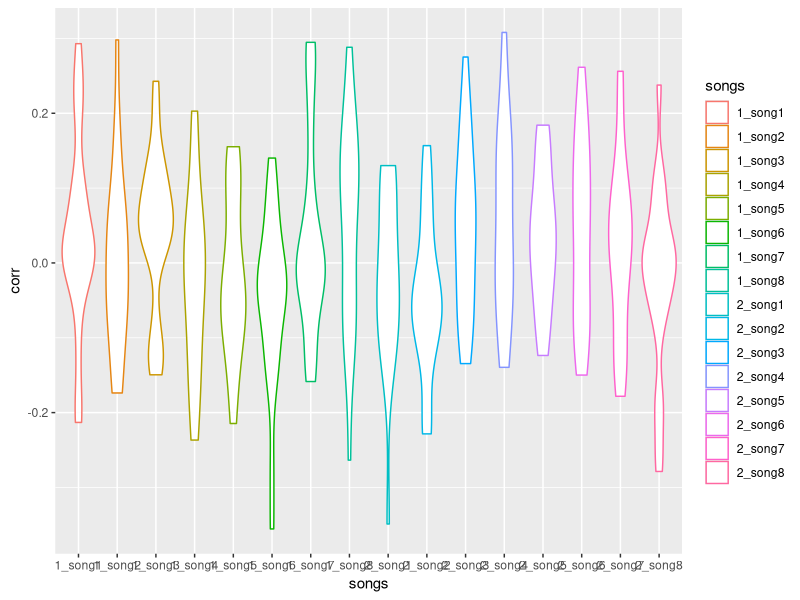
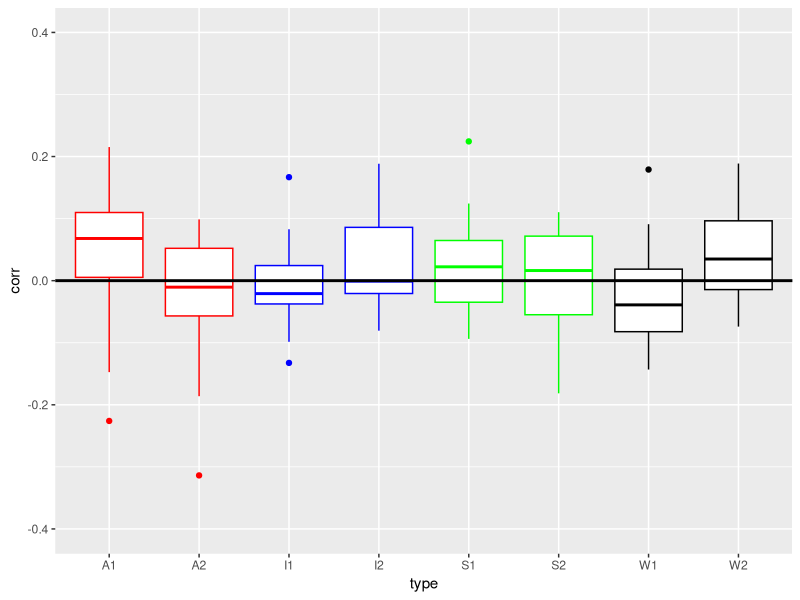
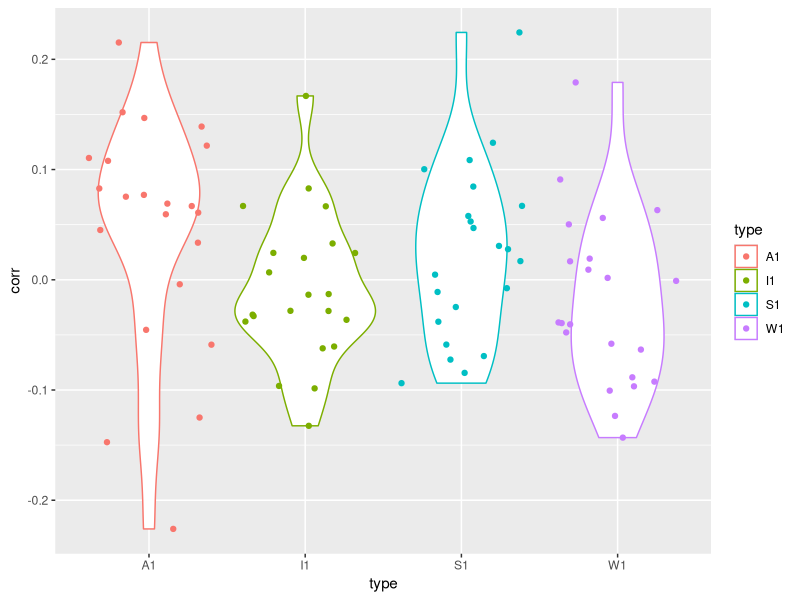
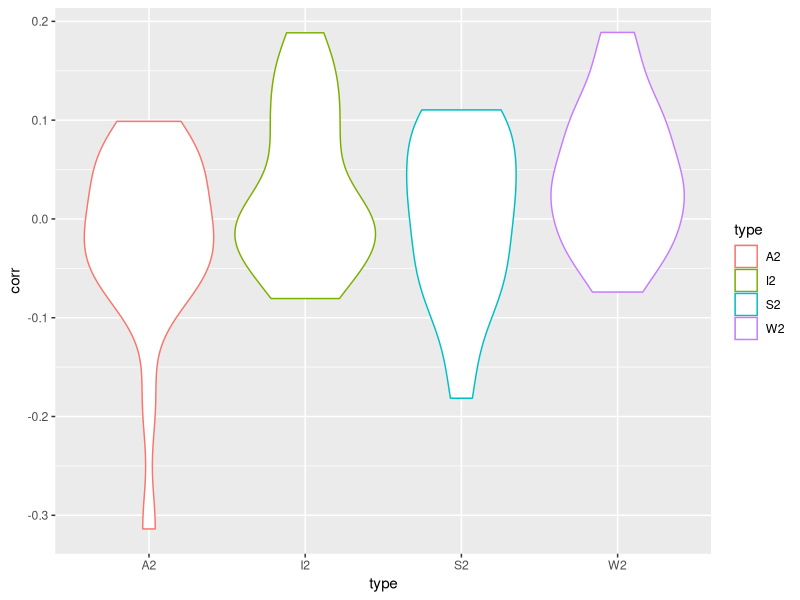
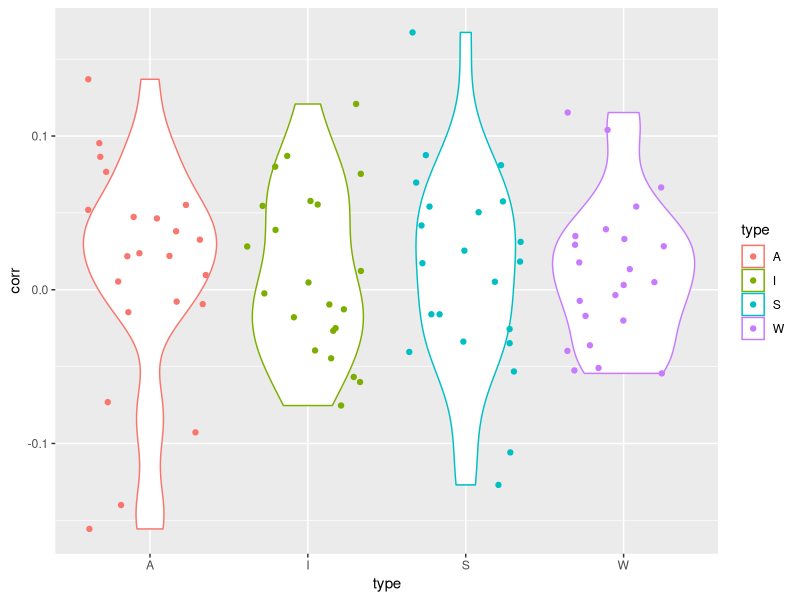
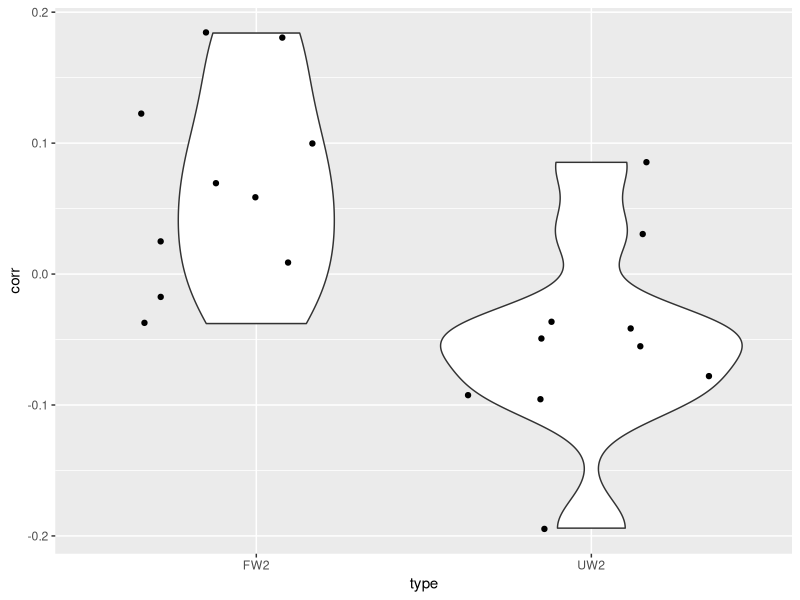
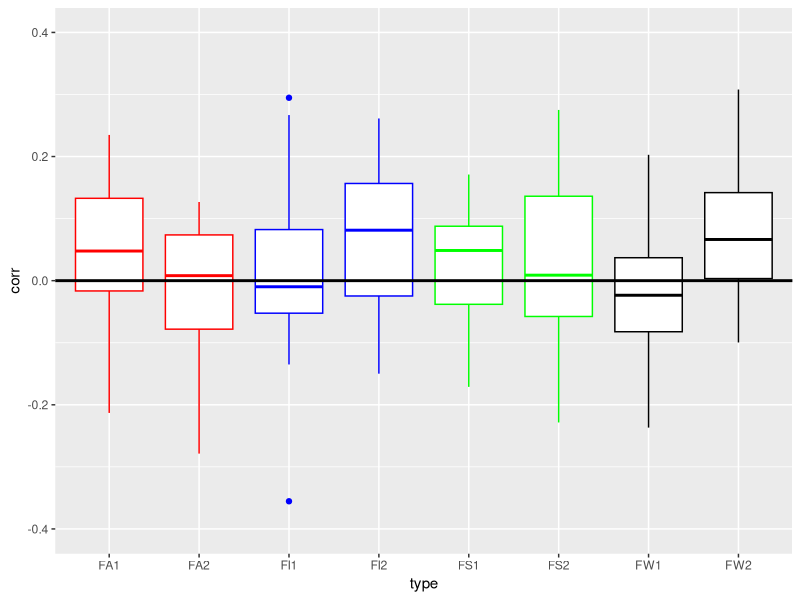
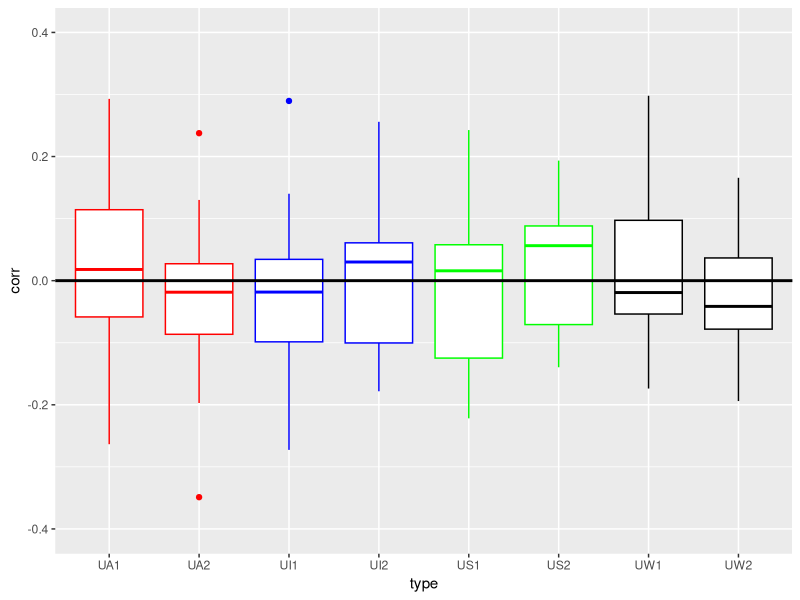

Source code (R) for these figures, in order:
library(tidyverse)
library(ggplot2)

data<-readr::read_csv('Motor.csv') #load data
data<-select(data, -ID) #remove ID variable
synchrony<-data %>% gather(songs, corr) #rearrange data
ggplot(synchrony) +
  aes(x=songs,y=corr, color=songs) +
  #geom_bar(stat="identity")
  #geom_jitter(alpha = 0.25)
  geom_violin()

A1<-select(data, "1_song1","1_song8") #ses 1 acapella data together
A1<-rowMeans(A1)
I1<-select(data, "1_song6","1_song7") #ses 1 instrumental data together
I1<-rowMeans(I1)
S1<-select(data, "1_song2","1_song3") #ses 1 spoken data together
S1<-rowMeans(S1)
W1<-select(data, "1_song4",'1_song5') #ses 1 whole data together
W1<-rowMeans(W1)
meansync1<-data.frame(A1,I1,S1,W1)
meansync1<-meansync1 %>% gather(type, corr) #rearrange data

A2<-select(data, "2_song1","2_song8") #ses 2 acapella data together
A2<-rowMeans(A2)
I2<-select(data, "2_song6","2_song7") #ses 2 instrumental data together
I2<-rowMeans(I2)
S2<-select(data, "2_song2","2_song3") #ses 2 spoken data together
S2<-rowMeans(S2)
W2<-select(data, "2_song4",'2_song5') #ses 2 whole data together
W2<-rowMeans(W2)
meansync2<-data.frame(A2,I2,S2,W2)
meansync2<-meansync2 %>% gather(type, corr) #rearrange data

meansync<-data.frame(A1,I1,S1,W1,A2,I2,S2,W2)
meansync<-meansync %>% gather(type, corr) #rearrange data

A<-select(data, "1_song1","1_song8","2_song1","2_song8") #acapella data together
A<-rowMeans(A)
I<-select(data, "1_song6","1_song7","2_song6","2_song7") #instrumental data together
I<-rowMeans(I)
S<-select(data, "1_song2","1_song3","2_song2","2_song3") #spoken data together
S<-rowMeans(S)
W<-select(data, "1_song4","1_song5","2_song4","2_song5") #whole data together
W<-rowMeans(W)
meansyncALL<-data.frame(A,I,S,W) 
meansyncALL<-meansyncALL %>% gather(type, corr) #rearrange data

ggplot(meansync) +
  aes(x=type,y=corr) +
  geom_boxplot(color=c("red","red","blue","blue","green","green","black","black")) +
  geom_hline(yintercept=0,size=1) +
  ylim(-0.4,0.4)

ggplot(meansync1) +
  aes(x=type,y=corr, color=type) +
  #geom_bar(stat="identity")
  geom_violin() +
  geom_jitter() 

ggplot(meansync2) +
  aes(x=type,y=corr, color=type) +
  #geom_bar(stat="identity")
  #geom_jitter(alpha = 0.25)
  geom_violin()

ggplot(meansyncALL) +
  aes(x=type,y=corr, color=type) +
  #geom_bar(stat="identity")
  geom_violin()+
  geom_jitter()

t.test(A1,A2) # t=2.1047, p=0.04144
t.test(I1,I2) #t= -1.7388, p=0.08959
t.test(S1,S2) #t=0.86479, p=0.3921
t.test(W1,W2) #t= -2.8693, p=0.006435

fit<-aov(corr~type,data=meansync1) #sig effect of type in first session
summary(fit)

fit<-aov(corr~type,data=meansync2) #p=0.05 in second session
summary(fit)

fit<-aov(corr~type,data=meansyncALL) #sig effect of type when averaged across both sessions
summary(fit)

t.test(A,I)
t.test(A,S)
t.test(A,W)
t.test(I,S)
t.test(I,W)
t.test(S,W)

t.test(A1,I1)
t.test(A1,S1)
t.test(A1,W1)
t.test(I1,S1)
t.test(I1,W1)
t.test(S1,W1)

##################### UNFAMILIAR VS FAMILIAR#####################
##########GROUP A ##########
data<-readr::read_csv('Motor.csv') #load data
GA<-list("P101","P103","P105","P107","P111","P113","P115","P117","P119","P123","P125")
GroupA<-data[data$ID %in% GA, ]

FA1<-select(GroupA, "1_song8") #ses 1 acapella data together
FA1<-rowMeans(FA1)
FI1<-select(GroupA, '1_song7') #ses 1 instrumental data together
FI1<-rowMeans(FI1)
FS1<-select(GroupA, "1_song2") #ses 1 spoken data together
FS1<-rowMeans(FS1)
FW1<-select(GroupA, "1_song4") #ses 1 whole data together
FW1<-rowMeans(FW1)
Fmeansync1<-data.frame(FA1,FI1,FS1,FW1)
Fmeansync1<-meansync1 %>% gather(type, corr) #rearrange data

FA2<-select(GroupA, "2_song8") #ses 2 acapella data together
FA2<-rowMeans(FA2)
FI2<-select(GroupA, '2_song7') #ses 2 instrumental data together
FI2<-rowMeans(FI2)
FS2<-select(GroupA, "2_song2") #ses 2 spoken data together
FS2<-rowMeans(FS2)
FW2<-select(GroupA, "2_song4") #ses 2 whole data together
FW2<-rowMeans(FW2)
Fmeansync2<-data.frame(FA2,FI2,FS2,FW2)
Fmeansync2<-meansync2 %>% gather(type, corr) #rearrange data

Fmeansync<-data.frame(FA1,FI1,FS1,FW1,FA2,FI2,FS2,FW2) 
Fmeansync<-Fmeansync %>% gather(type, corr) #rearrange data

UA1<-select(GroupA, "1_song1") #ses 1 acapella data together
UA1<-rowMeans(UA1)
UI1<-select(GroupA, '1_song6') #ses 1 instrumental data together
UI1<-rowMeans(UI1)
US1<-select(GroupA, "1_song3") #ses 1 spoken data together
US1<-rowMeans(US1)
UW1<-select(GroupA, "1_song5") #ses 1 whole data together
UW1<-rowMeans(UW1)
Umeansync1<-data.frame(UA1,UI1,US1,UW1)
Umeansync1<-meansync1 %>% gather(type, corr) #rearrange data

UA2<-select(GroupA, "2_song1") #ses 2 acapella data together
UA2<-rowMeans(UA2)
UI2<-select(GroupA, '2_song6') #ses 2 instrumental data together
UI2<-rowMeans(UI2)
US2<-select(GroupA, "2_song3") #ses 2 spoken data together
US2<-rowMeans(US2)
UW2<-select(GroupA, "2_song5") #ses 2 whole data together
UW2<-rowMeans(UW2)
Umeansync2<-data.frame(UA2,UI2,US2,UW2)
Umeansync2<-meansync2 %>% gather(type, corr) #rearrange data

Fmeansync<-data.frame(FA1,FI1,FS1,FW1,FA2,FI2,FS2,FW2) 
FmeansyncA<-Fmeansync %>% gather(type, corr) #rearrange data
Umeansync<-data.frame(UA1,UI1,US1,UW1,UA2,UI2,US2,UW2) 
UmeansyncA<-Umeansync %>% gather(type, corr) #rearrange data

t.test(FA2,UA2) #not sig
t.test(FI2,UI2) #not sig
t.test(FS2,US2) #not sig
t.test(FW2,UW2) #not sig

t.test(FA1,FA2) #not sig
t.test(FI1,FI2) #not sig
t.test(FS1,FS2) #not sig
t.test(FW1,FW2) #not sig

########## GROUP B ##########
data<-readr::read_csv('Motor.csv') #load data
GB<-list("P102","P104","P106","P108","P112","P114","P116","P118","P120","P122","P124")
GroupB<-data[data$ID %in% GB, ]

FA1<-select(GroupB, "1_song1") #ses 1 acapella data together
FA1<-rowMeans(FA1)
FI1<-select(GroupB, '1_song6') #ses 1 instrumental data together
FI1<-rowMeans(FI1)
FS1<-select(GroupB, "1_song3") #ses 1 spoken data together
FS1<-rowMeans(FS1)
FW1<-select(GroupB, "1_song5") #ses 1 whole data together
FW1<-rowMeans(FW1)
Fmeansync1<-data.frame(FA1,FI1,FS1,FW1)
Fmeansync1<-meansync1 %>% gather(type, corr) #rearrange data

FA2<-select(GroupB, "2_song1") #ses 2 acapella data together
FA2<-rowMeans(FA2)
FI2<-select(GroupB, '2_song6') #ses 2 instrumental data together
FI2<-rowMeans(FI2)
FS2<-select(GroupB, "2_song3") #ses 2 spoken data together
FS2<-rowMeans(FS2)
FW2<-select(GroupB, "2_song5") #ses 2 whole data together
FW2<-rowMeans(FW2)
Fmeansync2<-data.frame(FA2,FI2,FS2,FW2)
Fmeansync2<-meansync2 %>% gather(type, corr) #rearrange data

Fmeansync<-data.frame(FA1,FI1,FS1,FW1,FA2,FI2,FS2,FW2) 
Fmeansync<-Fmeansync %>% gather(type, corr) #rearrange data

UA1<-select(GroupB, "1_song8") #ses 1 acapella data together
UA1<-rowMeans(UA1)
UI1<-select(GroupB, '1_song7') #ses 1 instrumental data together
UI1<-rowMeans(UI1)
US1<-select(GroupB, "1_song4") #ses 1 spoken data together
US1<-rowMeans(US1)
UW1<-select(GroupB, "1_song2") #ses 1 whole data together
UW1<-rowMeans(UW1)
Umeansync1<-data.frame(UA1,UI1,US1,UW1)
Umeansync1<-meansync1 %>% gather(type, corr) #rearrange data

UA2<-select(GroupB, "2_song8") #ses 2 acapella data together
UA2<-rowMeans(UA2)
UI2<-select(GroupB, '2_song7') #ses 2 instrumental data together
UI2<-rowMeans(UI2)
US2<-select(GroupB, "2_song4") #ses 2 spoken data together
US2<-rowMeans(US2)
UW2<-select(GroupB, "2_song2") #ses 2 whole data together
UW2<-rowMeans(UW2)
Umeansync2<-data.frame(UA2,UI2,US2,UW2)
Umeansync2<-meansync2 %>% gather(type, corr) #rearrange data

Fmeansync<-data.frame(FA1,FI1,FS1,FW1,FA2,FI2,FS2,FW2) 
FmeansyncB<-Fmeansync %>% gather(type, corr) #rearrange data
Umeansync<-data.frame(UA1,UI1,US1,UW1,UA2,UI2,US2,UW2) 
UmeansyncB<-Umeansync %>% gather(type, corr) #rearrange data

t.test(FA2,UA2) #not sig
t.test(FI2,UI2) #not sig
t.test(FS2,US2) #not sig
t.test(FW2,UW2) #not sig

t.test(FA1,FA2) #not sig
t.test(FI1,FI2) #not sig
t.test(FS1,FS2) #not sig
t.test(FW1,FW2) #t= -2.6574, p=0.01729

whole<-data.frame(FW2, UW2) 
whole<-whole %>% gather(type, corr) #rearrange data
 ggplot(whole)+
   aes(x=type,y=corr)+
   geom_violin() +
   geom_jitter()
 
 ########## GROUP A+B ##########
 FmeansyncALL<-rbind(FmeansyncA, FmeansyncB)
 UmeansyncALL<-rbind(UmeansyncA, UmeansyncB)
 
 t.test(FA1,FA2) #not sig
 t.test(FI1,FI2) #not sig
 t.test(FS1,FS2) #not sig
 t.test(FW1,FW2) #not sig
 
 t.test(UA1,UA2) #not sig
 t.test(UI1,UI2) #not sig
 t.test(US1,US2) #not sig
 t.test(UW1,UW2) #not sig
 
 
 ggplot(FmeansyncALL) +
   aes(x=type,y=corr) +
   geom_boxplot(color=c("red","red","blue","blue","green","green","black","black")) +
   geom_hline(yintercept=0,size=1) +
   ylim(-0.4,0.4)
 
 ggplot(UmeansyncALL) +
   aes(x=type,y=corr) +
   geom_boxplot(color=c("red","red","blue","blue","green","green","black","black")) +
   geom_hline(yintercept=0,size=1) +
   ylim(-0.4,0.4)
 
 